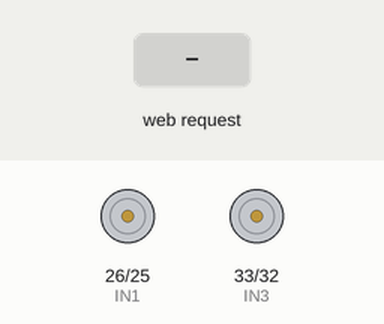
The sketch below on a simulated ESP32. On the bench: motor-driver pin pairs drawn as motors (green arrow = first pin HIGH = forward, orange = second pin HIGH = backward, longer = more drive). Inputs (shaded band) come from the test bench. What the sketch prints to the serial monitor is not drawn.

Above: at 1.2 s.
1.3 s: HTTP request GET /control?dir=forward received
At 2.4 s:
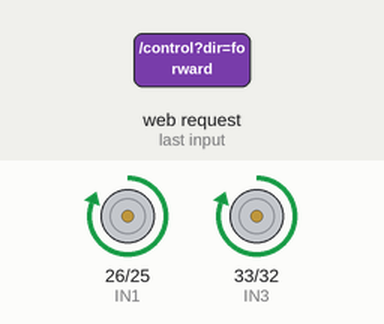
2.8 s: HTTP request GET /control?dir=backward received
At 3.5 s:
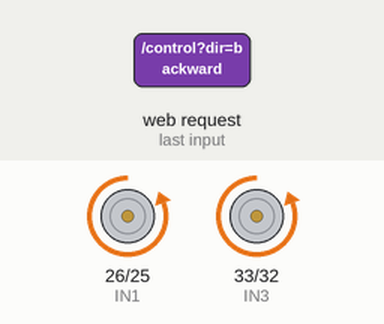
4.3 s: HTTP request GET /control?dir=left received
At 4.6 s:
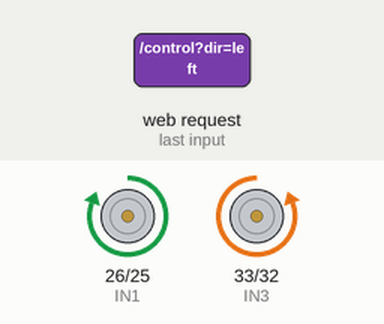
5.8 s: HTTP request GET /control?dir=right received
At 6.9 s:
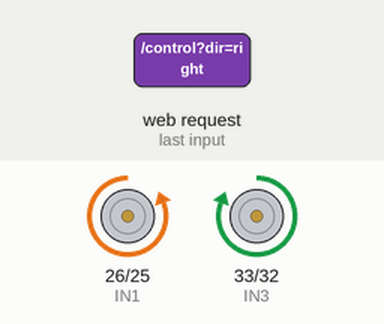
7.3 s: HTTP request GET /control received
At 8.1 s:
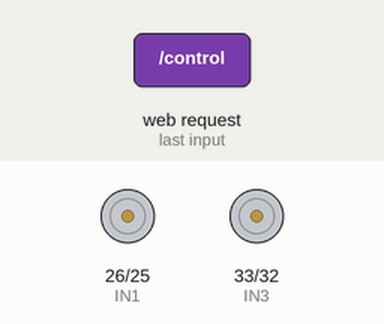
Timing chart, 0 to 9.8 s (numbered marks = the images above; inputs shaded):
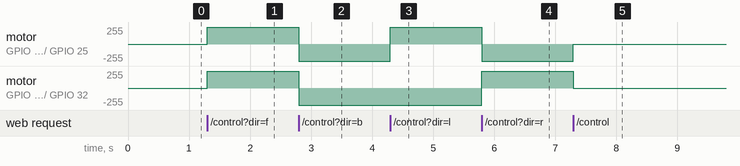

The sketch:

Car.ino
```cpp
#include <WiFi.h>
#include <WiFiManager.h>
#include <WiFiClient.h>
#include <WiFiUdp.h>
#include <DNSServer.h>
DNSServer dnsServer;
const byte DNS_PORT = 53;


const char *apSSID = "Car001";
WebServer server(80);


// กำหนด GPIO สำหรับมอเตอร์ (ผ่าน L298N หรือ H-Bridge)
const int IN1 = 26;  // ซ้ายเดินหน้า
const int IN2 = 25;  // ซ้ายถอยหลัง
const int IN3 = 33;  // ขวาเดินหน้า
const int IN4 = 32;  // ขวาถอยหลัง

void stopMotors() {
  Serial.println("stopMotors");
  digitalWrite(IN1, LOW);
  digitalWrite(IN2, LOW);
  digitalWrite(IN3, LOW);
  digitalWrite(IN4, LOW);
}

void moveForward() {
  Serial.println("moveForward");
  digitalWrite(IN1, HIGH);
  digitalWrite(IN2, LOW);
  digitalWrite(IN3, HIGH);
  digitalWrite(IN4, LOW);
}

void moveBackward() {
  Serial.println("moveBackward");
  digitalWrite(IN1, LOW);
  digitalWrite(IN2, HIGH);
  digitalWrite(IN3, LOW);
  digitalWrite(IN4, HIGH);
}

void turnLeft() {
  Serial.println("turnLeft");
    digitalWrite(IN1, HIGH);
  digitalWrite(IN2, LOW);
  digitalWrite(IN3, LOW);
  digitalWrite(IN4, HIGH);

}

void turnRight() {
  Serial.println("turnRight");
    digitalWrite(IN1, LOW);
  digitalWrite(IN2, HIGH);
  digitalWrite(IN3, HIGH);
  digitalWrite(IN4, LOW);
}

void handleControl() {
  String dir = server.arg("dir");

  if (dir == "forward") moveForward();
  else if (dir == "backward") moveBackward();
  else if (dir == "left") turnLeft();
  else if (dir == "right") turnRight();
  else stopMotors();

  server.send(200, "text/plain", "OK");
}

void handleRoot() {
  String html = R"rawliteral(

<!DOCTYPE html>
<html lang="th">

<head>
    <meta charset="UTF-8" />
    <meta name="viewport" content="width=device-width, initial-scale=1" />
    <title>Controler Car </title>
    <style>
        body {
            background: linear-gradient(135deg, #2eeded, #764ba2);
            color: #fff;
            font-family: 'Segoe UI', Tahoma, Geneva, Verdana, sans-serif;
            text-align: center;
            margin: 0;
            padding: 20px;
            height: 100vh;
            display: flex;
            flex-direction: column;
            justify-content: center;
            user-select: none;
        }

        h1 {
            margin-bottom: 40px;
            font-weight: 700;
            font-size: 2.5rem;
            text-shadow: 0 0 10px rgba(0, 0, 0, 0.3);
        }

        .controller {
            display: inline-grid;
            grid-template-columns: 180px 180px 180px;
            grid-template-rows: 180px 180px 180px;
            gap: 25px;
            justify-content: center;
            align-items: center;
        }

        button.btn {
            background: #8381e3;
            border: none;
            border-radius: 40px;
            box-shadow: 0 8px 16px rgba(90, 86, 249, 0.6);
            color: white;
            font-size: 28px;
            font-weight: 700;
            cursor: pointer;
            user-select: none;
            transition: background 0.3s, box-shadow 0.3s, transform 0.1s;
            display: flex;
            justify-content: center;
            align-items: center;
            gap: 12px;
            padding: 0;
            position: relative;
            width: 160px;
            height: 160px;
        }

        button.btn:active {
            transform: scale(0.95);
            box-shadow: 0 4px 8px rgba(222, 86, 249, 0.8);
            background: #4a44d7;
        }

        button.btn:hover {
            background: #7a76ff;
        }

        .btn-forward {
            grid-column: 2;
            grid-row: 1;
        }

        .btn-left {
            grid-column: 1;
            grid-row: 2;
        }

        .btn-stop {
            grid-column: 2;
            grid-row: 2;
            background: #d9534f;
            box-shadow: 0 8px 16px rgba(217, 83, 79, 0.6);
        }

        .btn-stop:hover {
            background: #c9302c;
        }

        .btn-backward {
            grid-column: 2;
            grid-row: 3;
        }

        .btn-right {
            grid-column: 3;
            grid-row: 2;
        }

        svg {
            width: 36px;
            height: 36px;
            fill: white;
            pointer-events: none;
        }

        @media (max-width: 600px) {
            .controller {
                grid-template-columns: 100px 100px 100px;
                grid-template-rows: 100px 100px 100px;
            }

            button.btn {
                font-size: 22px;
                width: 100px;
                height: 100px;

            }

            svg {
                width: 28px;
                height: 28px;
            }

            h1 {
                font-size: 1.8rem;
                margin-bottom: 30px;
            }
        }
    </style>
    <script>
        function send(dir) {
            fetch("/control?dir=" + dir).catch(e => {
                console.log("Error sending command:", e);
            });
        }

        function setupButton(id, direction) {
            const btn = document.getElementById(id);

            // Mouse events
            btn.addEventListener('mousedown', () => send(direction));
            btn.addEventListener('mouseup', () => send('stop'));
            btn.addEventListener('mouseleave', () => send('stop'));

            // Touch events
            btn.addEventListener('touchstart', (e) => {
                e.preventDefault(); // ป้องกันเลื่อนหน้า
                send(direction);
            }, { passive: false });

            btn.addEventListener('touchend', () => send('stop'));
            btn.addEventListener('touchcancel', () => send('stop'));
        }

        document.addEventListener("DOMContentLoaded", function () {
            setupButton('btn-forward', 'forward');
            setupButton('btn-backward', 'backward');
            setupButton('btn-left', 'left');
            setupButton('btn-right', 'right');
            setupButton('btn-stop', 'stop');
        });
    </script>
</head>

<body>
    <h1>ควบคุมรถ</h1>

    <div class="controller">
        <button id="btn-forward" class="btn btn-forward" aria-label="เดินหน้า">
            <svg viewBox="0 0 24 24" aria-hidden="true">
                <path d="M12 2l-8 8h6v8h4v-8h6z" />
            </svg>
        </button>

        <button id="btn-left" class="btn btn-left" aria-label="เลี้ยวซ้าย">
            <svg viewBox="0 0 24 24" aria-hidden="true">
                <path d="M2 12l8-8v6h8v4h-8v6z" />
            </svg>
        </button>

        <button id="btn-stop" class="btn btn-stop" aria-label="หยุด">
            <svg viewBox="0 0 100 100" aria-hidden="true">
                <text x="50%" y="55%" text-anchor="middle" dominant-baseline="middle" font-size="30" fill="#fff">STOP</text>
            </svg>
        </button>

        <button id="btn-right" class="btn btn-right" aria-label="เลี้ยวขวา">
            <svg viewBox="0 0 24 24" aria-hidden="true">
                <path d="M22 12l-8 8v-6h-8v-4h8v-6z" />
            </svg>
        </button>

        <button id="btn-backward" class="btn btn-backward" aria-label="ถอยหลัง">
            <svg viewBox="0 0 24 24" aria-hidden="true">
                <path d="M12 22l8-8h-6v-8h-4v8h-6z" />
            </svg>
        </button>
    </div>
</body>

</html>


  )rawliteral";

  server.send(200, "text/html", html);
}

void setup() {
  Serial.begin(115200);
  IPAddress apIP(192, 168, 4, 1);

  pinMode(IN1, OUTPUT);
  pinMode(IN2, OUTPUT);
  pinMode(IN3, OUTPUT);
  pinMode(IN4, OUTPUT);
  stopMotors();

  WiFi.mode(WIFI_AP);
  WiFi.softAP(apSSID);
  WiFi.softAPConfig(apIP, apIP, IPAddress(255, 255, 255, 0));
  dnsServer.start(DNS_PORT, "bot.car", apIP);
  Serial.println("Wi-Fi พร้อม: " + WiFi.softAPIP().toString());

  server.on("/", handleRoot);
  server.on("/control", handleControl);
  server.begin();
  Serial.println("Web server started");
  Serial.println(WiFi.softAPIP());
}

void loop() {
  server.handleClient();
}
```

Measured:
- after the input at 1.3 s, motor on GPIO 26 (IN1) / GPIO 25 (IN2), motor on GPIO 33 (IN3) / GPIO 32 (IN4): stopped → forward 255/255 at once
- after the input at 2.8 s, motor on GPIO 26 (IN1) / GPIO 25 (IN2), motor on GPIO 33 (IN3) / GPIO 32 (IN4): forward 255/255 → backward 255/255 at once
- after the input at 4.3 s, motor on GPIO 26 (IN1) / GPIO 25 (IN2): backward 255/255 → forward 255/255 at once
- after the input at 5.8 s, motor on GPIO 26 (IN1) / GPIO 25 (IN2): forward 255/255 → backward 255/255 at once; motor on GPIO 33 (IN3) / GPIO 32 (IN4): backward 255/255 → forward 255/255 at once
- after the input at 7.3 s, motor on GPIO 26 (IN1) / GPIO 25 (IN2): backward 255/255 → stopped at once; motor on GPIO 33 (IN3) / GPIO 32 (IN4): forward 255/255 → stopped at once
